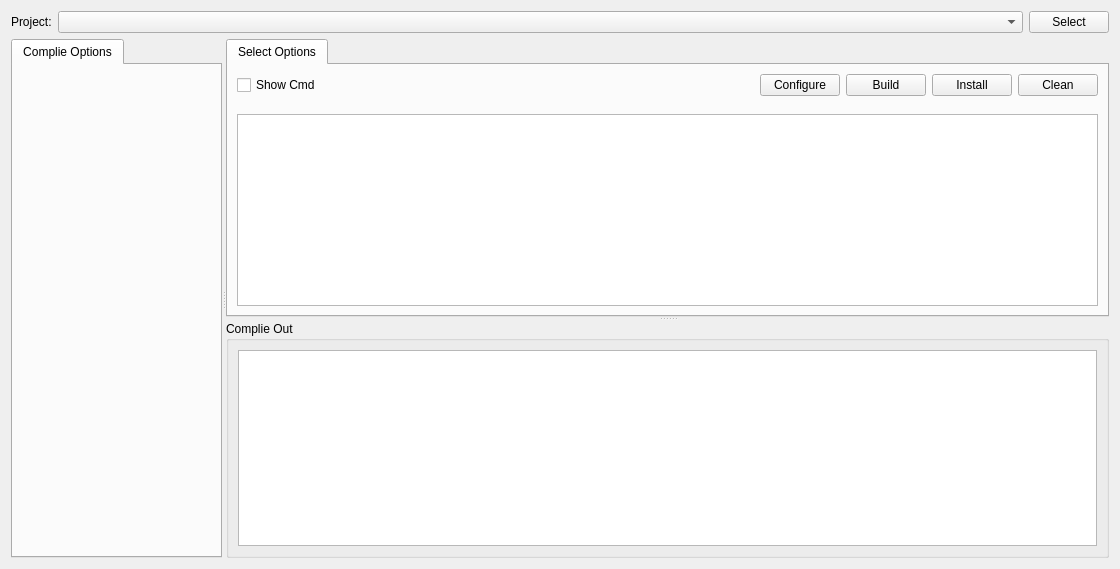
<?xml version="1.0" encoding="UTF-8"?>
<ui version="4.0">
 <class>ConfigureBuildWidget</class>
 <widget class="QWidget" name="ConfigureBuildWidget">
  <property name="geometry">
   <rect>
    <x>0</x>
    <y>0</y>
    <width>1120</width>
    <height>569</height>
   </rect>
  </property>
  <property name="windowTitle">
   <string>Form</string>
  </property>
  <layout class="QVBoxLayout" name="verticalLayout_4" stretch="0,1">
   <item>
    <layout class="QHBoxLayout" name="horizontalLayout" stretch="0,1,0">
     <item>
      <widget class="QLabel" name="label">
       <property name="text">
        <string>Project:</string>
       </property>
      </widget>
     </item>
     <item>
      <widget class="QComboBox" name="local_projects_combx">
       <property name="enabled">
        <bool>true</bool>
       </property>
       <property name="editable">
        <bool>false</bool>
       </property>
      </widget>
     </item>
     <item>
      <widget class="QPushButton" name="select_local_path_btn">
       <property name="text">
        <string>Select</string>
       </property>
      </widget>
     </item>
    </layout>
   </item>
   <item>
    <widget class="QSplitter" name="splitter_2">
     <property name="orientation">
      <enum>Qt::Orientation::Horizontal</enum>
     </property>
     <widget class="QTabWidget" name="tabWidget">
      <property name="currentIndex">
       <number>0</number>
      </property>
      <widget class="QWidget" name="tab">
       <attribute name="title">
        <string>Complie Options</string>
       </attribute>
       <layout class="QVBoxLayout" name="verticalLayout_2">
        <property name="leftMargin">
         <number>0</number>
        </property>
        <property name="topMargin">
         <number>0</number>
        </property>
        <property name="rightMargin">
         <number>0</number>
        </property>
        <property name="bottomMargin">
         <number>0</number>
        </property>
        <item>
         <widget class="TabConfigWg" name="configure_complie_options_tb" native="true"/>
        </item>
       </layout>
      </widget>
     </widget>
     <widget class="QSplitter" name="splitter">
      <property name="orientation">
       <enum>Qt::Orientation::Vertical</enum>
      </property>
      <widget class="QTabWidget" name="tabWidget_2">
       <property name="currentIndex">
        <number>0</number>
       </property>
       <widget class="QWidget" name="tab_4">
        <attribute name="title">
         <string>Select Options</string>
        </attribute>
        <layout class="QVBoxLayout" name="verticalLayout">
         <item>
          <layout class="QHBoxLayout" name="horizontalLayout_2">
           <item>
            <widget class="QCheckBox" name="show_cmd_cbx">
             <property name="text">
              <string>Show Cmd</string>
             </property>
            </widget>
           </item>
           <item>
            <spacer name="horizontalSpacer">
             <property name="orientation">
              <enum>Qt::Orientation::Horizontal</enum>
             </property>
             <property name="sizeHint" stdset="0">
              <size>
               <width>40</width>
               <height>20</height>
              </size>
             </property>
            </spacer>
           </item>
           <item>
            <widget class="QPushButton" name="configure_btn">
             <property name="text">
              <string>Configure</string>
             </property>
            </widget>
           </item>
           <item>
            <widget class="QPushButton" name="build_btn">
             <property name="text">
              <string>Build</string>
             </property>
            </widget>
           </item>
           <item>
            <widget class="QPushButton" name="install_btn">
             <property name="text">
              <string>Install</string>
             </property>
            </widget>
           </item>
           <item>
            <widget class="QPushButton" name="clean_btn">
             <property name="text">
              <string>Clean</string>
             </property>
            </widget>
           </item>
          </layout>
         </item>
         <item>
          <widget class="TableFormatWG" name="select_option_tb" native="true">
           <property name="sizePolicy">
            <sizepolicy hsizetype="Preferred" vsizetype="Preferred">
             <horstretch>0</horstretch>
             <verstretch>0</verstretch>
            </sizepolicy>
           </property>
          </widget>
         </item>
         <item>
          <widget class="ZTextEditor" name="cmd_ple">
           <property name="enabled">
            <bool>true</bool>
           </property>
           <property name="sizePolicy">
            <sizepolicy hsizetype="Preferred" vsizetype="Preferred">
             <horstretch>0</horstretch>
             <verstretch>0</verstretch>
            </sizepolicy>
           </property>
          </widget>
         </item>
        </layout>
       </widget>
      </widget>
      <widget class="QGroupBox" name="groupBox">
       <property name="sizePolicy">
        <sizepolicy hsizetype="Preferred" vsizetype="Expanding">
         <horstretch>0</horstretch>
         <verstretch>0</verstretch>
        </sizepolicy>
       </property>
       <property name="title">
        <string>Complie Out</string>
       </property>
       <layout class="QVBoxLayout" name="verticalLayout_3">
        <item>
         <widget class="ZTextEditor" name="complie_output_ple"/>
        </item>
       </layout>
      </widget>
     </widget>
    </widget>
   </item>
  </layout>
 </widget>
 <customwidgets>
  <customwidget>
   <class>ZTextEditor</class>
   <extends>QPlainTextEdit</extends>
   <header>common/ztexteditor.h</header>
  </customwidget>
  <customwidget>
   <class>TableFormatWG</class>
   <extends>QWidget</extends>
   <header location="global">widgets/tablefmtwg.h</header>
   <container>1</container>
  </customwidget>
  <customwidget>
   <class>TabConfigWg</class>
   <extends>QWidget</extends>
   <header>widgets/tabconfigwg.h</header>
   <container>1</container>
  </customwidget>
 </customwidgets>
 <resources/>
 <connections/>
</ui>
